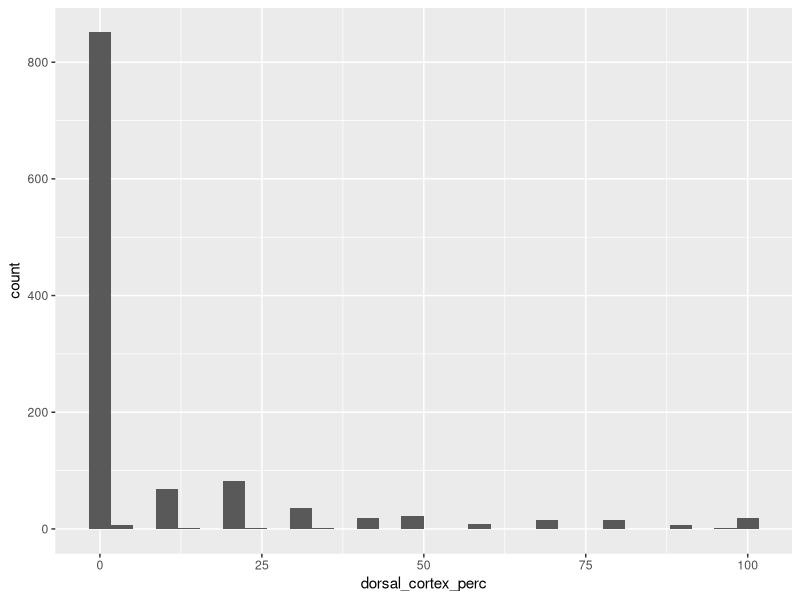

R code for this plot:
library(tidyverse)

# import the data
ma_flakes <- readxl::read_excel(here::here("data/UW Fieldschool Mau A 2015 post_excavation_season_April_2016.xlsx"),
                                col_names = FALSE)

# transpose so that columns are variables, rows are individual artefacts
# and set col data types so we can compute on them
ma_flakes_tr <-
ma_flakes %>%
  pivot_longer(-`...1`)  %>%
  pivot_wider(names_from = `...1`,
              values_from = value) %>%
  mutate_all(parse_guess) %>%
  # fix a few bad guesses
  mutate(across(c(mass,
                thickness_at_0.25_width,
                thickness_at_0.75_width,
                dorsal_cortex_perc,
                dorsal_scar_initiation_count),
         parse_number))

# export this data frame to use with our analysis
write_csv(ma_flakes_tr,
          here::here("data/ma_flakes_tr.csv"))

# explore dorsal cortex distributions, as one possible varible
# to divide the assemblage into groups, we need to explore a few
# Weight could be another?
ggplot(ma_flakes_tr) +
  aes(dorsal_cortex_perc) +
  geom_histogram()




